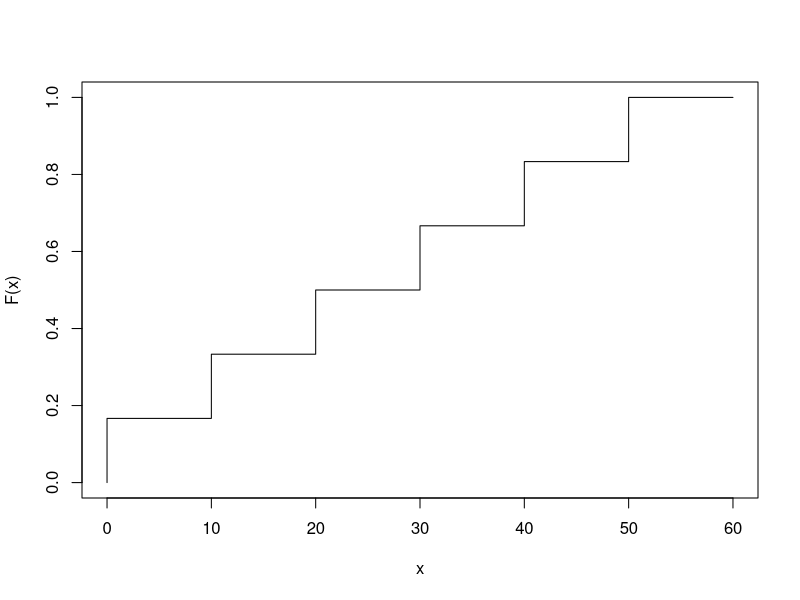

The R script that drew this image:
#page no. 76
#example 4-4


xfi=10i

f100=1    #since it contain of the fi's therefore it is a certain event 
f35=3/6   #since x<=35 will only include {f1,f2,f3} 
f30.1=3/6   #since x<=35 will only include {f1,f2,f3}
f30=3/6   #since x<=35 will only include {f1,f2,f3}
f29.99=2/6   #since x<=35 will only include {f1,f2}
cat("F(100)=",f100)
cat("F(35)=",f35)
cat("F(30.1)=",f30.1)
cat("F(30)=",f30)
cat("F(29.99)=",f29.99)

#distribution function of x is a staircase function as ploted below

x <- c(0,10,20,30,40,50,60) 
y=c(0,1/6,2/6,3/6,4/6,5/6,6/6)
plot(x, y, type = "S", ylab = "F(x)")
 
